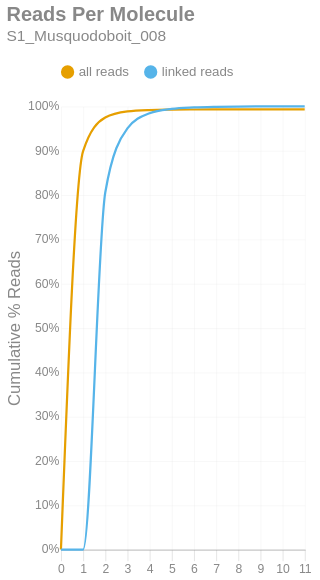

The notebook cell this image was saved under:
### Markdown cell above
### Reads per Molecule
This chart shows the cumulative distribution of the number of reads per linked molecule. That is, how many alignments are associated with a unique molecule. This excludes the number of reads associated with invalid or absent linked-read barcodes. The `linked` histogram is the percentages recalculated when disregarding singletons.

### Code cell
if SKIPLR:
    print_html(f"Skipped")
else:
    counts = np.bincount(valids['reads'].cast(pl.Int64).to_numpy())
    weighted = counts * np.arange(len(counts))
    all_perc = weighted / n_reads
    linked_perc = weighted / n_linked_reads
    linked_perc[1] = 0
    binned_df = pl.DataFrame({
        'readsper': list(range(len(counts))),
        'all reads (cumsum)': np.cumsum(all_perc).tolist(),
        'linked reads (cumsum)': np.cumsum(linked_perc).tolist(),
    })

    with SafeRender(binned_df):
        (
            density_plot(binned_df, 'Reads Per Molecule', samplename, 'readspmol')
            .encode(
                x=alt.X('readsper:O', title=None).axis(labelAngle=0).scale(padding=0),
                y=alt.Y('value:Q', title='Cumulative % Reads').axis(format='%').stack(False),
                color=alt.Color("key:N").scale(domain=["all reads", "linked reads"]),
                tooltip=[
                    alt.Tooltip("key:N", title="Data Type"),
                    alt.Tooltip("readsper:O", title="Reads Per Molecule"),
                    alt.Tooltip("value:Q", format=".2%", title="% Reads (Cum.)")
                ]            
            )
        ).display()

### Figure 1 — Vega-Lite specification as saved in the notebook (floating-point values rounded to 4 significant figures)
{"width": "container", "height": 400, "config": {"title": {"anchor": "start", "dy": -15, "fontSize": 18, "color": "#888888", "subtitleColor": "#888888", "subtitleFontSize": 14}, "arc": {"fill": "#0072B2"}, "axis": {"domainColor": "#888888", "domainWidth": 0.5, "gridWidth": 0.2, "grid": false, "titleFontWeight": 400, "titleFontSize": 15, "labelFontSize": 11, "labelColor": "#888888", "tickColor": "#888888", "tickWidth": 0.2, "titleColor": "#888888"}, "axisBand": {"grid": false}, "axisX": {"grid": true, "tickSize": 10, "domainCap": "round"}, "axisY": {"domain": false, "grid": true, "tickSize": 0, "domainCap": "round"}, "background": "transparent", "header": {"labelFontSize": 15, "labelColor": "#888888", "titleFontSize": 15, "titleFontWeight": 600, "titleColor": "#888888"}, "legend": {"labelFont": "sans-serif", "labelFontSize": 12, "labelColor": "#888888", "symbolSize": 100, "symbolType": "circle", "titleFontSize": 12, "titlePadding": 10, "titleColor": "#888888", "title": null, "orient": "top"}, "range": {"category": ["#E69F00", "#56B4E9", "#009E73", "#F0E442", "#0072B2", "#D55E00", "#CC79A7", "#000000"], "diverging": ["#cfe8f3", "#a2d4ec", "#73bfe2", "#46abdb", "#1696d2", "#12719e"]}, "area": {"fill": "#0072B2", "fillOpacity": 0.7, "line": true, "strokeOpacity": 0.7}, "line": {"color": "#0072B2", "stroke": "#0072B2", "strokeWidth": 2}, "trail": {"color": "#0072B2", "stroke": "#0072B2", "strokeWidth": 0, "size": 1}, "point": {"filled": true, "fillOpacity": 1.0, "size": 95}, "text": {"color": "#888888", "fontSize": 11, "align": "right", "fontWeight": 400, "size": 11}, "bar": {"fill": "#0072B2", "stroke": null}, "view": {"stroke": null, "continuousWidth": 660, "continuousHeight": 400}}, "data": {"name": "data-38822d8e324f64af38329fdc8541039e"}, "mark": {"type": "line", "interpolate": "monotone", "point": {"opacity": 0, "size": 275}}, "encoding": {"color": {"field": "key", "scale": {"domain": ["all reads", "linked reads"]}, "type": "nominal"}, "tooltip": [{"field": "key", "title": "Data Type", "type": "nominal"}, {"field": "readsper", "title": "Reads Per Molecule", "type": "ordinal"}, {"field": "value", "format": ".2%", "title": "% Reads (Cum.)", "type": "quantitative"}], "x": {"axis": {"labelAngle": 0}, "field": "readsper", "scale": {"padding": 0}, "title": null, "type": "ordinal"}, "y": {"axis": {"format": "%"}, "field": "value", "stack": false, "title": "Cumulative % Reads", "type": "quantitative"}}, "params": [{"name": "param_c36ac31b6afebe62", "select": {"type": "point", "fields": ["key"]}, "bind": "legend"}], "title": {"text": "Reads Per Molecule", "subtitle": "S1_Musquodoboit_008"}, "transform": [{"fold": ["all reads (cumsum)", "linked reads (cumsum)"]}, {"calculate": "replace(datum.key, ' (cumsum)', '')", "as": "key"}, {"filter": {"param": "param_c36ac31b6afebe62"}}], "usermeta": {"embedOptions": {"downloadFileName": "S1_Musquodoboit_008.readspmol"}}, "$schema": "https://vega.github.io/schema/vega-lite/v6.1.0.json", "datasets": {"data-38822d8e324f64af38329fdc8541039e": [{"readsper": 0, "all reads (cumsum)": 0.0, "linked reads (cumsum)": 0.0}, {"readsper": 1, "all reads (cumsum)": 0.8988, "linked reads (cumsum)": 0.0}, {"readsper": 2, "all reads (cumsum)": 0.9748, "linked reads (cumsum)": 0.8057}, {"readsper": 3, "all reads (cumsum)": 0.9885, "linked reads (cumsum)": 0.9502}, {"readsper": 4, "all reads (cumsum)": 0.9917, "linked reads (cumsum)": 0.9843}, {"readsper": 5, "all reads (cumsum)": 0.9926, "linked reads (cumsum)": 0.9942}, {"readsper": 6, "all reads (cumsum)": 0.9929, "linked reads (cumsum)": 0.9975}, {"readsper": 7, "all reads (cumsum)": 0.9931, "linked reads (cumsum)": 0.9989}, {"readsper": 8, "all reads (cumsum)": 0.9931, "linked reads (cumsum)": 0.9996}, {"readsper": 9, "all reads (cumsum)": 0.9932, "linked reads (cumsum)": 0.9998}, {"readsper": 10, "all reads (cumsum)": 0.9932, "linked reads (cumsum)": 0.9999}, {"readsper": 11, "all reads (cumsum)": 0.9932, "linked reads (cumsum)": 1.0}]}}
